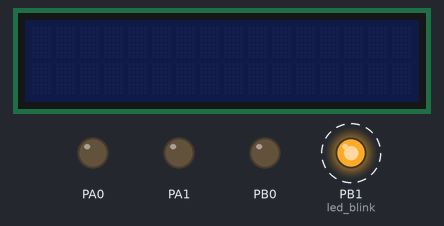
The program below on a simulated ATmega1284P, built with avr-gcc and emulated at 16 MHz. Shown: 16×2 character LCD, output pins drawn as LEDs (lit = HIGH). Wiring (inferred from the names in the program): character LCD (HD44780): RS PA3; E PA2; data PA4, PA5, PA6, PA7. Dashed ring = blinking. Pins used as bus, display or sensor lines are not drawn; what the program prints to the serial monitor is not drawn.

Above: at 0.1 s.
Timing chart, 0 to 3.0 s (numbered marks = the images above):
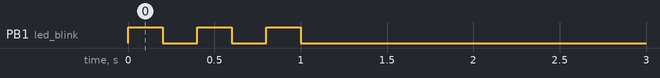

Measured:
- by itself, PB1 (led_blink): alternates HIGH for 0.20 s and LOW for 0.20 s, 6 changes in all, then stays LOW

The program:

styrmodul_halv_duplex.c
```c
#ifndef F_CPU
#define F_CPU 16000000UL					//Sätt CPU-klockan till 16 MHz
#endif

#include "styrmodul_halv_duplex.h"

/************************************************************************************************************
*******************************************  FUNKTIONER FÖR UART  *******************************************
************************************************************************************************************/

//Startar Recieve Mode
void recieve_mode(void)
{
	UCSR0B = (0<<TXEN0)|(1<<RXEN0);
}

//Startar Send Mode
void send_mode(void)
{
	UCSR0B = (1<<TXEN0)|(0<<RXEN0);
}

//Initiera UART
void uart_init(void)
{
	UBRR0H = (unsigned char)(BAUDRATE>>8);							//Skifta registret 8 bitar åt höger
	UBRR0L = (unsigned char)BAUDRATE;								//Sätt baudrate
	UCSR0C = (0<<USBS0)|(1<<UCSZ00)|(1<<UCSZ01)|(0<<UPM01);			//Sätter 1 stoppbit, samt 8-bitars dataformat
	recieve_mode();
}

//Skicka med UART
void uart_transmit(unsigned char data)
{
	while(!(UCSR0A & (1<<UDRE0)));									//Väntar på att "transmit-buffern" ska bli tom genom att kolla UDREn-flaggan
	UDR0 = data;												    //Ladda in datan i registret (UDR = Uart Data Register)
}

//Hämta/Ta emot med UART
unsigned char uart_recieve(void)
{
	while(!(UCSR0A & (1<<RXC0)));									//Väntar på att data ska finnas i "receive-buffern" genom att kolla RXCn-flaggan
	return UDR0;													//Returnera data
}

/************************************************************************************************************
**************************************  FUNKTIONER FÖR GET-KOMMANDON  **************************************
************************************************************************************************************/

//Läser igenom hela statuspaketet i servot och returnerar efterfrågat parametervärde
uint16_t servo_read_status_packet(void)
{
	uint16_t ValueOfParameters = 0;
	uint8_t Start1 = uart_recieve();								//Läser igenom de olika delarna av statuspaketet och sparar i variabler. Varje del är 1 byte stor
	uint8_t Start2 = uart_recieve();								//Statuspaketet inleds med två stycken startbytes
	uint8_t ID = uart_recieve();
	uint8_t Length = uart_recieve();
	uint8_t Error = uart_recieve();
	uint8_t HelpVariable = 0;

	while(Length > 2)												//Läser av parametervärdena och sparar värdet i ValueOfParameters
	{
		ValueOfParameters = ValueOfParameters + (uart_recieve() << (8*HelpVariable));
		HelpVariable++;
		Length--;
	}

	uint8_t CheckSum = uart_recieve();
	led_blink(1);													//Signalerar att överföringen är klar
	return ValueOfParameters;										//Om det är vinklar som hämtas så måste ValueOfParameters multipliceras med (uint16_t)300/1023
}

/************************************************************************************************************
**************************************  FUNKTIONER FÖR SET-KOMMANDON  **************************************
************************************************************************************************************/

//Skicka ett kommando till ett servo
void send_servo_command(const uint8_t servoId, const ServoCommand commandByte, const uint8_t numParams, const uint8_t *params)
{
	send_mode();
	UCSR0A = UCSR0A | (0 << 6);										//Gjorde så att vi kunde skicka en instruktion efter en instruktion/read.
	uart_transmit(0xff);											//Skickar 2 stycken startbytes
	uart_transmit(0xff);

	uart_transmit(servoId);											//Skickar servo-ID
	uint8_t checksum = servoId;

	uart_transmit(numParams + 2);									//Skickar antal parametrar + 2
	uart_transmit((uint8_t)commandByte);							//Skickar själva kommandot
	checksum += numParams + 2 + commandByte;

	for(uint8_t i = 0; i < numParams; i++)
	{
		uart_transmit(params[i]);									//Skickar parametrarna
		checksum += params[i];
	}

	cli();															//Blockerar avbrott
	uart_transmit(~checksum);										//Skickar checksum med inverterade bitar
	while(!TXD0_FINISHED) {}										//TXD0 sätts till 1 då all data shiftats ut ifrån USART:en. Väntar tills den sänt klart det sista
	recieve_mode();
	sei();															//Tillåter avbrott igen
}

//Sätt vinkel för ett servon
void set_servo_angle (const uint8_t servoId, const float angle)
{
	const uint16_t angleValue = (uint16_t)(angle * (1023.0 / 300.0));
	const uint8_t highByte = (uint8_t)((angleValue >> 8) & 0xff);
	const uint8_t lowByte = (uint8_t)(angleValue & 0xff);
	const uint8_t params[3] = {GOAL_ANGLE, lowByte, highByte};
	send_servo_command (servoId, WRITE, 3, params);
}

//Välj när ett servo ska skicka tillbaka data. returnlevel kan ha tre olika värden:
//0 - Svara inte på några instruktioner
//1 - Svara bara på READ_DATA-instruktioner
//2 - Svara på alla instruktioner
void set_servo_status_return_level (const uint8_t servoId, const uint8_t returnlevel)
{
	const uint8_t params[2] = {RETURN_LEVEL, returnlevel};
	send_servo_command (servoId, WRITE, 2, params);
}

//Sätt maximal vinkalhastighet för ett servo
void set_servo_max_speed (const uint8_t servoId, const uint16_t speedValue)
{
	const uint8_t highByte = (uint8_t)((speedValue >> 8) & 0xff);
	const uint8_t lowByte = (uint8_t)(speedValue & 0xff);
	const uint8_t params[3] = {MAX_SPEED, lowByte, highByte};
	send_servo_command(servoId, WRITE, 3, params);
}

//Sätter gräns för tillåten belastning för ett servo
void set_servo_torque (const uint8_t servoId, const uint16_t torqueValue)
{
	const uint8_t highByte = (uint8_t)((torqueValue >> 8) & 0xff);
	const uint8_t lowByte = (uint8_t)(torqueValue & 0xff);
	const uint8_t params[3] = {TORQUE, lowByte, highByte};
	send_servo_command(servoId, WRITE, 3, params);
}

//Sätter gränser för tillåtna servovinklar
void set_servo_angle_limit (const uint8_t servoId, const uint16_t lowerLimit, const uint16_t higherLimit)
{
	const uint8_t highByte1 = (uint8_t)((lowerLimit >> 8) & 0xff);
	const uint8_t lowByte1 = (uint8_t)(lowerLimit & 0xff);
	const uint8_t params1[3] = {LOWER_ANGLE_LIMIT, lowByte1, highByte1};
	send_servo_command(servoId, WRITE, 3, params1);

	const uint8_t highByte2 = (uint8_t)((higherLimit >> 8) & 0xff);
	const uint8_t lowByte2 = (uint8_t)(higherLimit & 0xff);
	const uint8_t params2[3] = {HIGHER_ANGLE_LIMIT, lowByte2, highByte2};
	send_servo_command(servoId, WRITE, 3, params2);
}

//Laddar ett servo med en vinkel
void reg_servo_angle (const uint8_t servoId, const float angle)
{
	const uint16_t angleValue = (uint16_t)(angle * (1023.0 / 300.0));
	const uint8_t highByte = (uint8_t)((angleValue >> 8) & 0xff);
	const uint8_t lowByte = (uint8_t)(angleValue & 0xff);
	const uint8_t params[3] = {GOAL_ANGLE, lowByte, highByte};
	send_servo_command (servoId, REG, 3, params);
}

//Utför de instruktioner som servona har laddats med
void action(void)
{
	const uint8_t params[1] = {0};
	send_servo_command (0xfe, ACTION, 0, params);
}

/************************************************************************************************************
************************************************  RÖRELSEFUNKTIONER  ****************************************
************************************************************************************************************/

//Funktion för att roboten ska ställa sig upp
void stand(void)
{
	reg_servo_angle(0, STAND_DEG_00);
	reg_servo_angle(3, STAND_DEG_03);
	reg_servo_angle(6, STAND_DEG_06);
	reg_servo_angle(9, STAND_DEG_09);
	reg_servo_angle(12, STAND_DEG_12);
	reg_servo_angle(15, STAND_DEG_15);

	reg_servo_angle(1, STAND_DEG_01);
	reg_servo_angle(4, STAND_DEG_04);
	reg_servo_angle(7, STAND_DEG_07);
	reg_servo_angle(10, STAND_DEG_10);
	reg_servo_angle(13, STAND_DEG_13);
	reg_servo_angle(16, STAND_DEG_16);

	reg_servo_angle(2, STAND_DEG_02);
	reg_servo_angle(5, STAND_DEG_05);
	reg_servo_angle(8, STAND_DEG_08);
	reg_servo_angle(11, STAND_DEG_11);
	reg_servo_angle(14, STAND_DEG_14);
	reg_servo_angle(17, STAND_DEG_17);
	action();
}

/************************************************************************************************************
************************************************  FRAMÅT OCH BAKÅT  *****************************************
************************************************************************************************************/

//Funktioner som utgör gångstilarna för rörelse framåt och bakåt
void one(void)
{
	int scale = 3;

	reg_servo_angle(6, 153);
	reg_servo_angle(7, 92);
	reg_servo_angle(8, 227);

	reg_servo_angle(9, 147);
	reg_servo_angle(10, 240);
	reg_servo_angle(11, 62);

	reg_servo_angle(3, 150);
	reg_servo_angle(4, 64);
	reg_servo_angle(5, 237);

	reg_servo_angle(12, 150);
	reg_servo_angle(13, 208);
	reg_servo_angle(14, 73);

	reg_servo_angle(0, 147);
	reg_servo_angle(1, 92);
	reg_servo_angle(2, 227);

	reg_servo_angle(15, 153);
	reg_servo_angle(16, 240);
	reg_servo_angle(17, 62);

	_delay_ms(50*scale);
	action();
}

void two(void)
{
	int scale = 3;

	reg_servo_angle(6, 147);
	reg_servo_angle(7, 87);
	reg_servo_angle(8, 237);

	reg_servo_angle(9, 143);
	reg_servo_angle(10, 235);
	reg_servo_angle(11, 74);

	reg_servo_angle(3, 158);
	reg_servo_angle(4, 70);
	reg_servo_angle(5, 236);

	reg_servo_angle(12, 158);
	reg_servo_angle(13, 207);
	reg_servo_angle(14, 74);

	reg_servo_angle(0, 143);
	reg_servo_angle(1, 97);
	reg_servo_angle(2, 217);

	reg_servo_angle(15, 147);
	reg_servo_angle(16, 240);
	reg_servo_angle(17, 60);

	_delay_ms(50*scale);
	action();
}

void three(void)
{
	int scale = 3;

	reg_servo_angle(6, 147);
	reg_servo_angle(7, 87);
	reg_servo_angle(8, 237);

	reg_servo_angle(9, 143);
	reg_servo_angle(10, 203);
	reg_servo_angle(11, 83);

	reg_servo_angle(3, 158);
	reg_servo_angle(4, 93);
	reg_servo_angle(5, 226);

	reg_servo_angle(12, 158);
	reg_servo_angle(13, 207);
	reg_servo_angle(14, 74);

	reg_servo_angle(0, 143);
	reg_servo_angle(1, 97);
	reg_servo_angle(2, 217);

	reg_servo_angle(15, 147);
	reg_servo_angle(16, 213);
	reg_servo_angle(17, 63);

	_delay_ms(50*scale);
	action();
}

void four(void)
{
	int scale = 3;

	reg_servo_angle(6, 147);
	reg_servo_angle(7, 60);
	reg_servo_angle(8, 240);

	reg_servo_angle(9, 143);
	reg_servo_angle(10, 203);
	reg_servo_angle(11, 83);

	reg_servo_angle(3, 158);
	reg_servo_angle(4, 93);
	reg_servo_angle(5, 226);

	reg_servo_angle(12, 158);
	reg_servo_angle(13, 234);
	reg_servo_angle(14, 64);

	reg_servo_angle(0, 143);
	reg_servo_angle(1, 60);
	reg_servo_angle(2, 226);

	reg_servo_angle(15, 147);
	reg_servo_angle(16, 213);
	reg_servo_angle(17, 63);

	_delay_ms(50*scale);
	action();
}

void five(void)
{
	int scale = 3;

	reg_servo_angle(6, 153);
	reg_servo_angle(7, 60);
	reg_servo_angle(8, 238);

	reg_servo_angle(9, 147);
	reg_servo_angle(10, 208);
	reg_servo_angle(11, 73);

	reg_servo_angle(3, 150);
	reg_servo_angle(4, 92);
	reg_servo_angle(5, 227);

	reg_servo_angle(12, 150);
	reg_servo_angle(13, 235);
	reg_servo_angle(14, 63);

	reg_servo_angle(0, 147);
	reg_servo_angle(1, 60);
	reg_servo_angle(2, 238);

	reg_servo_angle(15, 153);
	reg_servo_angle(16, 208);
	reg_servo_angle(17, 73);

	_delay_ms(50*scale);
	action();
}

void six(void)
{
	int scale = 3;

	reg_servo_angle(6, 157);
	reg_servo_angle(7, 60);
	reg_servo_angle(8, 226);

	reg_servo_angle(9, 153);
	reg_servo_angle(10, 213);
	reg_servo_angle(11, 63);

	reg_servo_angle(3, 142);
	reg_servo_angle(4, 93);
	reg_servo_angle(5, 226);

	reg_servo_angle(12, 142);
	reg_servo_angle(13, 235);
	reg_servo_angle(14, 64);

	reg_servo_angle(0, 153);
	reg_servo_angle(1, 60);
	reg_servo_angle(2, 240);

	reg_servo_angle(15, 157);
	reg_servo_angle(16, 203);
	reg_servo_angle(17, 83);

	_delay_ms(50*scale);
	action();
}

void seven(void)
{
	int scale = 3;

	reg_servo_angle(6, 157);
	reg_servo_angle(7, 97);
	reg_servo_angle(8, 217);

	reg_servo_angle(9, 153);
	reg_servo_angle(10, 213);
	reg_servo_angle(11, 63);

	reg_servo_angle(3, 142);
	reg_servo_angle(4, 93);
	reg_servo_angle(5, 226);

	reg_servo_angle(12, 142);
	reg_servo_angle(13, 207);
	reg_servo_angle(14, 74);

	reg_servo_angle(0, 153);
	reg_servo_angle(1, 87);
	reg_servo_angle(2, 237);

	reg_servo_angle(15, 157);
	reg_servo_angle(16, 203);
	reg_servo_angle(17, 83);

	_delay_ms(50*scale);
	action();
}

void eight(void)
{
	int scale = 3;

	reg_servo_angle(6, 157);
	reg_servo_angle(7, 97);
	reg_servo_angle(8, 217);

	reg_servo_angle(9, 153);
	reg_servo_angle(10, 240);
	reg_servo_angle(11, 60);

	reg_servo_angle(3, 142);
	reg_servo_angle(4, 65);
	reg_servo_angle(5, 236);

	reg_servo_angle(12, 142);
	reg_servo_angle(13, 207);
	reg_servo_angle(14, 74);

	reg_servo_angle(0, 153);
	reg_servo_angle(1, 87);
	reg_servo_angle(2, 237);

	reg_servo_angle(15, 157);
	reg_servo_angle(16, 240);
	reg_servo_angle(17, 74);

	_delay_ms(50*scale);
	action();
}

//Funktion för gång framåt
void forward(void)
{
	eight();
	one();
	two();
	three();
	four();
	five();
	six();
	seven();
}

//Funktion för gång bakåt
void backward(void)
{
	seven();
	six();
	five();
	four();
	three();
	two();
	one();
	eight();
}

/************************************************************************************************************
*********************************************  ROTERA HÖGER OCH VÄNSTER  ************************************
************************************************************************************************************/

//Funktionerna som utgör gångstilarna rotera höger och rotera vänster
void one_rot(void)
{
	int scale = 3;

	reg_servo_angle(6, 150);
	reg_servo_angle(7, 90);
	reg_servo_angle(8, 220);

	reg_servo_angle(9, 165);
	reg_servo_angle(10, 221);
	reg_servo_angle(11, 82);

	reg_servo_angle(3, 164);
	reg_servo_angle(4, 73);
	reg_servo_angle(5, 227);

	reg_servo_angle(12, 150);
	reg_servo_angle(13, 210);
	reg_servo_angle(14, 80);

	reg_servo_angle(0, 150);
	reg_servo_angle(1, 90);
	reg_servo_angle(2, 220);

	reg_servo_angle(15, 165);
	reg_servo_angle(16, 221);
	reg_servo_angle(17, 82);

	_delay_ms(50*scale);
	action();
}

void two_rot(void)
{
	int scale = 3;

	reg_servo_angle(6, 150);
	reg_servo_angle(7, 90);
	reg_servo_angle(8, 220);

	reg_servo_angle(9, 178);
	reg_servo_angle(10, 211);
	reg_servo_angle(11, 95);

	reg_servo_angle(3, 176);
	reg_servo_angle(4, 75);
	reg_servo_angle(5, 224);

	reg_servo_angle(12, 150);
	reg_servo_angle(13, 210);
	reg_servo_angle(14, 80);

	reg_servo_angle(0, 150);
	reg_servo_angle(1, 90);
	reg_servo_angle(2, 220);

	reg_servo_angle(15, 178);
	reg_servo_angle(16, 211);
	reg_servo_angle(17, 95);

	_delay_ms(50*scale);
	action();
}

void three_rot(void)
{
	int scale = 3;

	reg_servo_angle(6, 150);
	reg_servo_angle(7, 90);
	reg_servo_angle(8, 220);

	reg_servo_angle(9, 178);
	reg_servo_angle(10, 199);
	reg_servo_angle(11, 102);

	reg_servo_angle(3, 176);
	reg_servo_angle(4, 89);
	reg_servo_angle(5, 217);

	reg_servo_angle(12, 150);
	reg_servo_angle(13, 210);
	reg_servo_angle(14, 80);

	reg_servo_angle(0, 150);
	reg_servo_angle(1, 90);
	reg_servo_angle(2, 220);

	reg_servo_angle(15, 178);
	reg_servo_angle(16, 199);
	reg_servo_angle(17, 102);

	_delay_ms(50*scale);
	action();
}

void four_rot(void)
{
	int scale = 3;

	reg_servo_angle(6, 150);
	reg_servo_angle(7, 70);
	reg_servo_angle(8, 220);

	reg_servo_angle(9, 178);
	reg_servo_angle(10, 199);
	reg_servo_angle(11, 102);

	reg_servo_angle(3, 176);
	reg_servo_angle(4, 89);
	reg_servo_angle(5, 217);

	reg_servo_angle(12, 150);
	reg_servo_angle(13, 230);
	reg_servo_angle(14, 80);

	reg_servo_angle(0, 150);
	reg_servo_angle(1, 70);
	reg_servo_angle(2, 220);

	reg_servo_angle(15, 178);
	reg_servo_angle(16, 199);
	reg_servo_angle(17, 102);

	_delay_ms(50*scale);
	action();
}

void five_rot(void)
{
	int scale = 3;

	reg_servo_angle(6, 150);
	reg_servo_angle(7, 70);
	reg_servo_angle(8, 220);

	reg_servo_angle(9, 165);
	reg_servo_angle(10, 210);
	reg_servo_angle(11, 85);

	reg_servo_angle(3, 161);
	reg_servo_angle(4, 86);
	reg_servo_angle(5, 222);

	reg_servo_angle(12, 150);
	reg_servo_angle(13, 230);
	reg_servo_angle(14, 80);

	reg_servo_angle(0, 150);
	reg_servo_angle(1, 70);
	reg_servo_angle(2, 220);

	reg_servo_angle(15, 165);
	reg_servo_angle(16, 210);
	reg_servo_angle(17, 85);

	_delay_ms(50*scale);
	action();
}

void six_rot(void)
{
	int scale = 3;

	reg_servo_angle(6, 150);
	reg_servo_angle(7, 70);
	reg_servo_angle(8, 220);

	reg_servo_angle(9, 150);
	reg_servo_angle(10, 211);
	reg_servo_angle(11, 82);

	reg_servo_angle(3, 150);
	reg_servo_angle(4, 89);
	reg_servo_angle(5, 218);

	reg_servo_angle(12, 150);
	reg_servo_angle(13, 230);
	reg_servo_angle(14, 80);

	reg_servo_angle(0, 150);
	reg_servo_angle(1, 70);
	reg_servo_angle(2, 220);

	reg_servo_angle(15, 150);
	reg_servo_angle(16, 211);
	reg_servo_angle(17, 82);

	_delay_ms(50*scale);
	action();
}

void seven_rot(void)
{
	int scale = 3;

	reg_servo_angle(6, 150);
	reg_servo_angle(7, 90);
	reg_servo_angle(8, 220);

	reg_servo_angle(9, 150);
	reg_servo_angle(10, 211);
	reg_servo_angle(11, 82);

	reg_servo_angle(3, 150);
	reg_servo_angle(4, 89);
	reg_servo_angle(5, 218);

	reg_servo_angle(12, 150);
	reg_servo_angle(13, 210);
	reg_servo_angle(14, 80);

	reg_servo_angle(0, 150);
	reg_servo_angle(1, 90);
	reg_servo_angle(2, 220);

	reg_servo_angle(15, 150);
	reg_servo_angle(16, 211);
	reg_servo_angle(17, 82);

	_delay_ms(50*scale);
	action();
}

void eight_rot(void)
{
	int scale = 3;

	reg_servo_angle(6, 150);
	reg_servo_angle(7, 90);
	reg_servo_angle(8, 220);

	reg_servo_angle(9, 150);
	reg_servo_angle(10, 226);
	reg_servo_angle(11, 75);

	reg_servo_angle(3, 150);
	reg_servo_angle(4, 74);
	reg_servo_angle(5, 225);

	reg_servo_angle(12, 150);
	reg_servo_angle(13, 210);
	reg_servo_angle(14, 80);

	reg_servo_angle(0, 150);
	reg_servo_angle(1, 90);
	reg_servo_angle(2, 220);

	reg_servo_angle(15, 150);
	reg_servo_angle(16, 226);
	reg_servo_angle(17, 75);

	_delay_ms(50*scale);
	action();
}

//Funktion för att rotera åt höger (medurs)
void rot_right(void)
{
	seven_rot();
	six_rot();
	five_rot();
	four_rot();
	three_rot();
	two_rot();
	one_rot();
	eight_rot();
}

//Funktion för at rotera åt vänster (moturs)
void rot_left(void)
{
	seven_rot();
	eight_rot();
	one_rot();
	two_rot();
	three_rot();
	four_rot();
	five_rot();
	six_rot();
}

/************************************************************************************************************
*********************************************  SNETT FRAMÅT  ************************************************
************************************************************************************************************/

//Funktion för att gå framåt-vänster
void forward_left(void)
{
	for(int i = 0; i < 4; i++)
	{
		forward();
	}
	rot_left();
}

//Funktion för att gå framåt-höger
void forward_right(void)
{
	for(int i = 0; i < 4; i++)
	{
		forward();
	}
	rot_right();
}

/************************************************************************************************************
********************************************  ÖVRIGA FUNKTIONER  ********************************************
************************************************************************************************************/

//Initiera standardinställningar för servona
void servo_init(void)
{
	set_servo_status_return_level(0xfe, 0x01);
	set_servo_torque(0xfe, 1023);
	set_servo_max_speed(0xfe, 150);
}

//Funktion för att få LED:en på virkortet att blinka
void led_blink(uint16_t i)
{
	while(i > 0)
	{
		PORTB |= (1 << 1);
		_delay_ms(200);
		PORTB = (0 << 1);
		_delay_ms(200);
		i--;
	}
}

void main_init(void)
{
	DDRB |= 0x03;
	led_blink(3);
	uart_init();
	LCD_Init();
	LCD_Clear();
	servo_init();
}

/************************************************************************************************************
************************************************  HUVUDFUNKTION  ********************************************
************************************************************************************************************/

int main(void)
{
	main_init();
	_delay_ms(2000);

	stand();
	_delay_ms(2000);

	while(1)
	{
		for(int i = 0; i < 5; i++)
		{
			forward();
		}

		for(int i = 0; i < 5; i++)
		{
			backward();
		}

		for(int i = 0; i < 5; i++)
		{
			rot_left();
		}

		for(int i = 0; i < 5; i++)
		{
			rot_right();
		}

		for(int i = 0; i < 3; i++)
		{
			forward_left();
		}

		for(int i = 0; i < 3; i++)
		{
			forward_right();
		}
	}

	return 0;
}
```

Source omitted: alfred_monkaS.c (2609 bytes), alfred_monkaS.h (604 bytes), main.h (1139 bytes), styrmodul_halv_duplex.h (2081 bytes)
